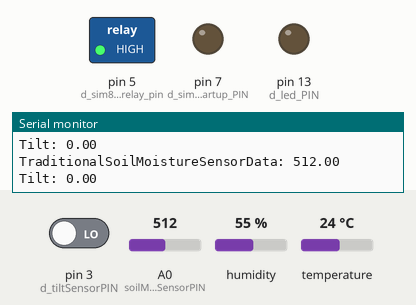
Simulated run of this sketch. Board: Arduino Uno, built with avr-gcc and run on an emulated ATmega328P. Shown: switched loads named in the sketch (green lamp = pin HIGH), output pins drawn as LEDs (lit = HIGH), the last lines printed to the serial monitor. Inputs (shaded band) come from the test bench; at power-on: pin 3 (d_tiltSensorPIN) LOW, A0 (soilMositureSensorPIN) = 512, humidity 55 %, temperature 24 °C. The modem accepts every AT command (registered, SIM ready, sends succeed) and sends nothing else.

Above: at 24.7 s.
At 39.0 s:
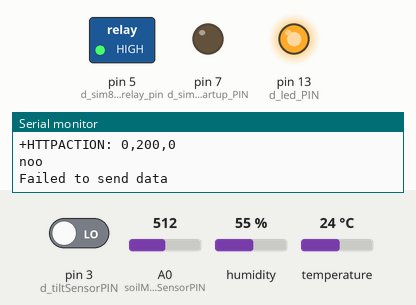
Timing chart, 0 to 44.8 s (numbered marks = the images above):
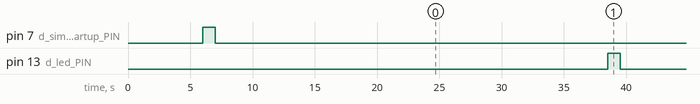

The sketch:

main.ino
```cpp
#include <SoftwareSerial.h>
#include <ArduinoJson.h>
// #include "GravityTDS.h"
#include <DHT11.h>

///////////////////////////////////////
//// INITIALISE NECESSARY VARIABLES ///
///////////////////////////////////////

DHT11 dht11(2);
#define d_tiltSensorPIN 3
#define d_sim808_relay_pin 5  // for no circuits in relay this should have 1 at all time. So it is recommented to set this at 1 at initialisation.
#define d_sim808_startup_PIN 7
#define d_led_PIN 13

#define soilMositureSensorPIN A0
// #define TdsSensorPin A1
// #define Turbidity_Sensor_Pin A2
// #define pH_Sensor_Pin A3
#define capacitiveSoilMositureSensor A4
void (*resetFunc)(void) = 0;

SoftwareSerial myserial(10, 11);
// dht11 DHT11;
// GravityTDS gravityTds;

// GPRS settings
const char* GPRS_APN = "airtelgprs.com";
const char* GPRS_USER = "";
const char* GPRS_PASS = "";

int failed = 0;

///////////////////////////////////////
/////////// INIT FUNCTIONS ////////////
///////////////////////////////////////

void sim808StartupSequence() {
  // realy pin only needs to be put to
  // ground then set to high for rest of the time.
  digitalWrite(d_sim808_relay_pin, LOW);
  delay(1000);
  digitalWrite(d_sim808_relay_pin, HIGH);

  delay(5000);

  digitalWrite(d_sim808_startup_PIN, HIGH);
  delay(1000);
  digitalWrite(d_sim808_startup_PIN, LOW);
}

void initSerials() {
  myserial.begin(9600);
  Serial.begin(9600);
  pinMode(d_led_PIN, OUTPUT);
  pinMode(d_tiltSensorPIN, INPUT);
  pinMode(d_sim808_relay_pin, OUTPUT);
  pinMode(d_sim808_startup_PIN, OUTPUT);
}

void initSensors() {
  // gravityTds.setPin(TdsSensorPin);
  // gravityTds.setAref(5.0);
  // gravityTds.setAdcRange(1024);
  // gravityTds.begin();
  Serial.println("Initializing..........");
  delay(1000);
}

void initGPRS() {
  myserial.println("AT");
  delay(1000);

  myserial.println("AT+CGATT=1");  // Attach to GPRS network
  delay(2000);
}

///////////////////////////////////////
/////////////// SETUP /////////////////
///////////////////////////////////////

void setup() {
  initSerials();
  sim808StartupSequence();
  initSensors();
  initGPRS();
}

///////////////////////////////////////
/////////////// LOOP //////////////////
///////////////////////////////////////

bool readDHT11Data(float& temperature, float& humidity) {
  temperature = dht11.readTemperature();

    // If using ESP32 or ESP8266 (xtensa architecture), uncomment the delay below.
    // This ensures stable readings when calling methods consecutively.
    // delay(50);

     humidity = dht11.readHumidity();

  Serial.print("temperature: ");
  Serial.println(temperature);

  Serial.print("humidity: ");
  Serial.println(humidity);

  return true;
}

///////////////////////////////////////
///////// SENSOR  FUNCTIONS ///////////
///////////////////////////////////////

bool readTiltSensorData(float& value) {
  int read = digitalRead(d_tiltSensorPIN);
  if (read == HIGH) {
    value = 1.0;
  }

  if (read == LOW) {
    value = 0.0;
  }
  Serial.print("Tilt: ");
  Serial.println(value);
  return true;
}

// bool readCapacitiveSoilMoistureSensorData(float& value) {
//   int val = analogRead(capacitiveSoilMositureSensor);
//   value = (float)val;
//   Serial.print("CapacitiveSoilMoistureSensorData: ");
//   Serial.println(value);
//   return true;
// }

bool readTraditionalSoilMoistureSensorData(float& value) {
  int val = analogRead(soilMositureSensorPIN);
  value = (float)val;
  Serial.print("TraditionalSoilMoistureSensorData: ");
  Serial.println(value);
  return true;
}

// bool readpHData(float& ph_act) {
//   float calibration_value = 21.34;
//   int phval = 0;
//   unsigned long int avgval;
//   int buffer_arr[10], temp;

//   for (int i = 0; i < 10; i++) {
//     buffer_arr[i] = analogRead(pH_Sensor_Pin);
//     delay(30);
//   }
//   for (int i = 0; i < 9; i++) {
//     for (int j = i + 1; j < 10; j++) {
//       if (buffer_arr[i] > buffer_arr[j]) {
//         temp = buffer_arr[i];
//         buffer_arr[i] = buffer_arr[j];
//         buffer_arr[j] = temp;
//       }
//     }
//   }
//   avgval = 0;
//   for (int i = 2; i < 8; i++)
//     avgval += buffer_arr[i];
//   float volt = (float)avgval * 5.0 / 1024 / 6;
//   ph_act = -5.70 * volt + calibration_value;

//   Serial.print("pH: ");
//   Serial.println(ph_act);

//   return true;
// }

// bool readTurbidityData(float& ntu) {
//   float Turbidity_Sensor_Voltage = 0;
//   int samples = 600;
//   for (int i = 0; i < samples; i++) {
//     Turbidity_Sensor_Voltage += ((float)analogRead(Turbidity_Sensor_Pin) / 1023) * 5;
//   }

//   Turbidity_Sensor_Voltage = Turbidity_Sensor_Voltage / samples;
//   Turbidity_Sensor_Voltage = round_to_dp(Turbidity_Sensor_Voltage, 2);
//   if (Turbidity_Sensor_Voltage < 2.5) {
//     ntu = 3000;
//   } else {
//     ntu = -1120.4 * square(Turbidity_Sensor_Voltage) + 5742.3 * Turbidity_Sensor_Voltage - 4352.9;
//   }

//   Serial.print("turbidity: ");
//   Serial.println(ntu);

//   return true;
// }

// float round_to_dp(float in_value, int decimal_place) {
//   float multiplier = powf(10.0f, decimal_place);
//   in_value = roundf(in_value * multiplier) / multiplier;
//   return in_value;
// }

// bool readTDSData(float& tdsValue) {
//   gravityTds.update();
//   tdsValue = gravityTds.getTdsValue();

//   Serial.print("tds: ");
//   Serial.println(tdsValue);

//   return true;
// }

///////////////////////////////////////
/////////// GPRS FUNCTIONS ////////////
///////////////////////////////////////

bool connectToGPRS() {
  myserial.println("AT+SAPBR=3,1,\"Contype\",\"GPRS\"");
  delay(2000);
  myserial.println(String("AT+SAPBR=3,1,\"APN\",\"") + GPRS_APN + "\"");
  delay(2000);
  myserial.println("AT+SAPBR=1,1");
  delay(2000);
  return true;  // Return true if connection successful, false otherwise
}

bool sendHTTPPostRequest(const String& data) {
  bool status;
  myserial.println("AT+HTTPINIT");
  delay(2000);
  IgnoreSerialData();
  myserial.println("AT+HTTPPARA=\"CID\",1");
  delay(2000);
  IgnoreSerialData();
  myserial.print("AT+HTTPPARA=\"URL\",\"");
  myserial.print("http://34.93.25.177:7001/api/data");
  myserial.println("\"");
  delay(2000);
  IgnoreSerialData();
  myserial.println("AT+HTTPPARA=\"CONTENT\",\"application/json\"");
  delay(2000);
  IgnoreSerialData();
  myserial.print("AT+HTTPDATA=");
  myserial.print(data.length());
  myserial.println(",10000");
  delay(2000);
  IgnoreSerialData();
  myserial.println(data);
  delay(2000);
  IgnoreSerialData();
  myserial.println("AT+HTTPACTION=1");
  delay(2000);
  ReadSerialData(status);  // reading the response here... this wil put status in the status
  myserial.println("AT+HTTPREAD");
  delay(2000);
  IgnoreSerialData();
  myserial.println("AT+HTTPTERM");
  delay(4000);
  IgnoreSerialData();
  return status;
}

void IgnoreSerialData() {
  while (myserial.available() != 0) {
    myserial.read();
  }
}

void SpeakSerialData() {
  while (myserial.available() != 0)
    Serial.write(myserial.read());
  delay(1000);
}

void ReadSerialData(bool& status) {
  String response = "";
  while (myserial.available() != 0) {
    char c = myserial.read();
    response += c;
  }

  Serial.println(response);
  // Check if the response contains "HTTPACTION: 1,"
  if (response.indexOf("HTTPACTION: 1,") != -1) {
    // Find the HTTP status code within the response
    int statusCodeIndex = response.indexOf("HTTPACTION: 1,") + 14;  // Length of "HTTPACTION: 1,"
    String statusCodeStr = response.substring(statusCodeIndex, statusCodeIndex + 3);
    // ort delay before D9 toggle
    // Convert the status code to an integer
    int statusCode = statusCodeStr.toInt();

    // Check if the status code is 201
    if (statusCode == 200) {
      Serial.println("hurray");
      status = true;
    } else {
      Serial.println("noo");
      status = false;
    }
  } else {
    Serial.println("noo");
    status = false;
  }
}

void disconnectFromGPRS() {
  myserial.println("AT+SAPBR=0,1");
  delay(2000);
}

void sendData(const int sensor_id, float value) {
  if (connectToGPRS()) {
    StaticJsonDocument<256> doc;
    doc["ext_id"] = "device_water";
    doc["p"] = "device_water";
    doc["sensor_id"] = sensor_id;
    doc["value"] = value;

    String sendtoserver;
    serializeJson(doc, sendtoserver);

    if (sendHTTPPostRequest(sendtoserver)) {
      Serial.println("Data sent successfully");
      // glow led
      fastBlinkLed();

    } else {
      Serial.println("Failed to send data");
      slowBlinked();
      failed++;
      Serial.print("failed ");
      Serial.println(failed);
    }


    disconnectFromGPRS();
  } else {
    Serial.println("Failed to connect to GPRS");
  }
}

///////////////////////////////////////
/////// LIVE ERROR VISUALISER /////////
///////////////////////////////////////

void fastBlinkLed() {
  digitalWrite(d_led_PIN, HIGH);
  delay(10);
  digitalWrite(d_led_PIN, LOW);
}

void slowBlinked() {
  digitalWrite(d_led_PIN, HIGH);
  delay(1000);
  digitalWrite(d_led_PIN, LOW);
}
void loop() {
  if (myserial.available()) {
    Serial.write(myserial.read());
  }
  float temperature, humidity, tdsValue, ntu, ph_act, traditional_moisture_sensor_data, capacitive_soil_moisture_sensor_data, tilt;
  // float traditional_moisture_sensor_data, capacitive_soil_moisture_sensor_data, tilt;
  if (readDHT11Data(temperature, humidity) &&  readTraditionalSoilMoistureSensorData(traditional_moisture_sensor_data)  && readTiltSensorData(tilt)) {
    // && readCapacitiveSoilMoistureSensorData(capacitive_soil_moisture_sensor_data)  && readTDSData(tdsValue)
  if (readTraditionalSoilMoistureSensorData(traditional_moisture_sensor_data) &&  readTiltSensorData(tilt)) {
    sendData(4, temperature);
    //readCapacitiveSoilMoistureSensorData(capacitive_soil_moisture_sensor_data) &&
    sendData(5, humidity);
    // sendData(1, tdsValue);
    // sendData(3, ph_act);
    // sendData(2, ntu);
    sendData(11, capacitive_soil_moisture_sensor_data);
    sendData(12, traditional_moisture_sensor_data);
    sendData(13, tilt);
    if (failed >= 10) {
      Serial.println(failed);
      sim808StartupSequence();
      failed = 0;
    }
  }
  // delay(1000);
  delay(180000);  // Delay between readings
  }
}
```

Measured:
- by itself, pin 13 (d_led_PIN): alternates HIGH for 1.0 s and LOW for 28.4 s
